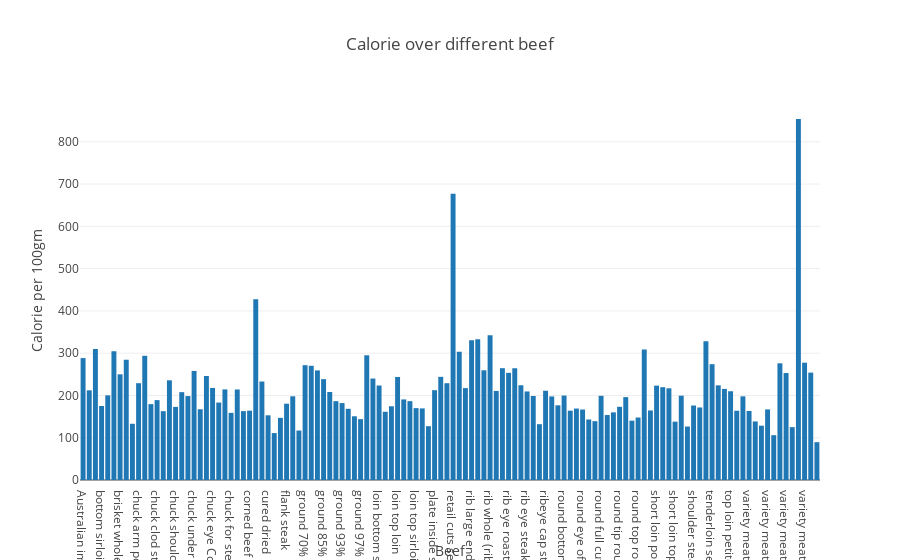

The notebook cell this image was saved under:
### Code cell
trace1 = go.Bar(x=beef_energy.Sub_Category1 + beef_energy.Sub_Category2, y=beef_energy.Energy,name="Energy") 
data=go.Data([trace1])
layout=go.Layout(title="Calorie over different beef", xaxis={'title':'Beef'}, yaxis={'title':'Calorie per 100gm'})
figure=go.Figure(data=data,layout=layout)
iplot(figure, filename='fig5')

### Figure 1 — Plotly figure (JSON) as saved in the notebook; plotly's stock layout.template omitted (floating-point values rounded to 4 significant figures)
{"data": [{"name": "Energy", "type": "bar", "x": [" Australian imported", " New Zealand imported", " bologna reduced sodium", " bottom sirloin tri-tip roast", " brisket flat half", " brisket point half", " brisket whole", " carcass separable lean and fat", " chopped cured", " chuck arm pot roast", " chuck blade roast", " chuck clod roast", " chuck clod steak", " chuck mock tender steak", " chuck short ribs", " chuck shoulder clod", " chuck top blade", " chuck under blade center steak", " chuck under blade pot roast", " chuck under blade pot roast or steak", " chuck under blade steak", " chuck eye Country-Style ribs boneless", " chuck eye roast boneless", " chuck eye steak boneless", " chuck for stew separable lean and fat", " composite of trimmed retail cuts separable lean and fat", " composite of trimmed retail cuts separable lean only", " corned beef hash with potato", " cured breakfast strips", " cured corned beef", " cured dried", " cured luncheon meat", " cured pastrami", " flank steak", " grass-fed ground", " grass-fed strip steaks", " ground 70% lean meat / 30% fat", " ground 75% lean meat / 25% fat", " ground 80% lean meat / 20% fat", " ground 85% lean meat / 15% fat", " ground 90% lean meat / 10% fat", " ground 93% lean meat / 7% fat", " ground 93% lean meat /7% fat", " ground 95% lean meat / 5% fat", " ground 97% lean meat / 3% fat", " ground 97% lean meat /3% fat", " ground patties", " ground unspecified fat content", " loin bottom sirloin butt", " loin tenderloin roast", " loin tenderloin steak", " loin top loin", " loin top loin steak", " loin top sirloin cap steak", " loin top sirloin filet", " loin top sirloin petite roast", " loin top sirloin petite roast/filet", " plate inside skirt steak", " plate outside skirt steak", " plate steak boneless", " retail cuts separable fat", " rib back ribs", " rib eye", " rib large end (ribs 6-9)", " rib shortribs", " rib small end (ribs 10-12)", " rib whole (ribs 6-12)", " rib eye small end (ribs 10-12)", " rib eye roast bone-in", " rib eye roast boneless", " rib eye steak bone-in", " rib eye steak boneless", " rib eye steak/roast bone-in", " rib eye steak/roast boneless", " ribeye  petite roast/filet boneless", " ribeye cap steak boneless", " ribeye filet boneless", " ribeye petite roast boneless", " round bottom round", " round bottom round ", " round bottom round roast", " round eye of round", " round eye of round roast", " round eye of round steak", " round full cut", " round knuckle", " round outside round", " round tip round", " round top round", " round top round roast", " round top round steak", " sandwich steaks flaked", " shank crosscuts separable lean only", " short loin porterhouse steak", " short loin t-bone steak", " short loin top loin", " short loin top loin steak", " shoulder pot roast boneless", " shoulder pot roast or steak boneless", " shoulder steak boneless", " shoulder top blade steak boneless", " tenderloin roast", " tenderloin separable lean and fat", " tenderloin steak", " top loin filet boneless", " top loin petite roast boneless", " top loin petite roast/filet boneless", " top sirloin steak", " variety meats and by-products brain", " variety meats and by-products heart", " variety meats and by-products kidneys", " variety meats and by-products liver", " variety meats and by-products lungs", " variety meats and by-products mechanically separated beef", " variety meats and by-products pancreas", " variety meats and by-products spleen", " variety meats and by-products suet", " variety meats and by-products thymus", " variety meats and by-products tongue", " variety meats and by-products tripe"], "y": [288.4, 212.2, 310, 175.1, 200.2, 304.5, 250, 284.5, 133, 229, 293.9, 179.5, 189, 162.7, 235.8, 172.9, 207.8, 198.6, 258, 167.3, 246, 217.8, 183.2, 214.3, 158.8, 214.2, 162.9, 164, 427.5, 233, 153, 111, 147, 180.5, 198, 117, 271.6, 270.2, 259.2, 238.6, 208.2, 186.5, 182, 168.4, 150.8, 144, 295, 240, 223.5, 161.4, 174.4, 243.8, 190.6, 186.5, 170, 169.3, 127.3, 212.5, 244, 229, 677, 303.5, 217.4, 330.6, 332.8, 259.5, 342.2, 210.7, 264.5, 253.5, 264.3, 224.1, 209.5, 198.7, 132, 211.2, 197.7, 176.7, 199.8, 164, 169, 166.8, 143.2, 139.2, 199.2, 153.7, 160, 173.2, 196.0, 140.4, 147.8, 309, 164.5, 223.2, 219.5, 216.9, 138, 199.5, 126.5, 176.2, 171.6, 328.5, 274, 223.9, 215.5, 210, 163.8, 197.9, 163.3, 138.5, 128.5, 167, 106, 276, 253, 125, 854, 277.5, 254, 89.5]}], "layout": {"title": "Calorie over different beef", "xaxis": {"title": "Beef"}, "yaxis": {"title": "Calorie per 100gm"}}}
